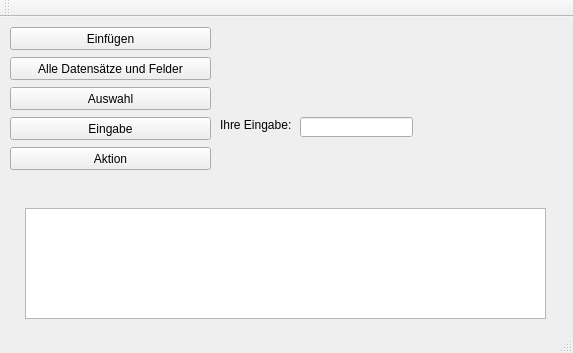
<?xml version="1.0" encoding="UTF-8"?>
<ui version="4.0">
 <class>MainWindow</class>
 <widget class="QMainWindow" name="MainWindow">
  <property name="geometry">
   <rect>
    <x>0</x>
    <y>0</y>
    <width>573</width>
    <height>353</height>
   </rect>
  </property>
  <property name="windowTitle">
   <string>MainWindow</string>
  </property>
  <widget class="QWidget" name="centralWidget">
   <widget class="QPushButton" name="CmdEinfuegen">
    <property name="geometry">
     <rect>
      <x>10</x>
      <y>10</y>
      <width>201</width>
      <height>23</height>
     </rect>
    </property>
    <property name="text">
     <string>Einfügen</string>
    </property>
   </widget>
   <widget class="QListWidget" name="LstAusgabe">
    <property name="geometry">
     <rect>
      <x>25</x>
      <y>191</y>
      <width>521</width>
      <height>111</height>
     </rect>
    </property>
   </widget>
   <widget class="QPushButton" name="CmdAnzeigenAlle">
    <property name="geometry">
     <rect>
      <x>10</x>
      <y>40</y>
      <width>201</width>
      <height>23</height>
     </rect>
    </property>
    <property name="text">
     <string>Alle Datensätze und Felder</string>
    </property>
   </widget>
   <widget class="QPushButton" name="CmdAuswahl">
    <property name="geometry">
     <rect>
      <x>10</x>
      <y>70</y>
      <width>201</width>
      <height>23</height>
     </rect>
    </property>
    <property name="text">
     <string>Auswahl</string>
    </property>
   </widget>
   <widget class="QPushButton" name="CmdEingabe">
    <property name="geometry">
     <rect>
      <x>10</x>
      <y>100</y>
      <width>201</width>
      <height>23</height>
     </rect>
    </property>
    <property name="text">
     <string>Eingabe</string>
    </property>
   </widget>
   <widget class="QLabel" name="LblEingabe">
    <property name="geometry">
     <rect>
      <x>220</x>
      <y>100</y>
      <width>71</width>
      <height>16</height>
     </rect>
    </property>
    <property name="text">
     <string>Ihre Eingabe:</string>
    </property>
   </widget>
   <widget class="QLineEdit" name="EdtEingabe">
    <property name="geometry">
     <rect>
      <x>300</x>
      <y>100</y>
      <width>113</width>
      <height>20</height>
     </rect>
    </property>
   </widget>
   <widget class="QPushButton" name="CmdAktion">
    <property name="geometry">
     <rect>
      <x>10</x>
      <y>130</y>
      <width>201</width>
      <height>23</height>
     </rect>
    </property>
    <property name="text">
     <string>Aktion</string>
    </property>
   </widget>
  </widget>
  <widget class="QMenuBar" name="menuBar">
   <property name="geometry">
    <rect>
     <x>0</x>
     <y>0</y>
     <width>573</width>
     <height>21</height>
    </rect>
   </property>
  </widget>
  <widget class="QToolBar" name="mainToolBar">
   <attribute name="toolBarArea">
    <enum>TopToolBarArea</enum>
   </attribute>
   <attribute name="toolBarBreak">
    <bool>false</bool>
   </attribute>
  </widget>
  <widget class="QStatusBar" name="statusBar"/>
 </widget>
 <layoutdefault spacing="6" margin="11"/>
 <resources/>
 <connections/>
</ui>
